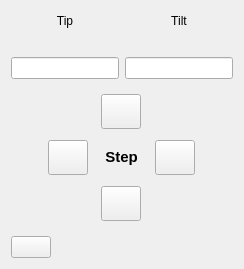
     <widget class="QWidget" name="open_loop">
      <attribute name="title">
       <string>Open-loop</string>
      </attribute>
      <layout class="QVBoxLayout" name="verticalLayout_2">
       <item>
        <layout class="QGridLayout" name="open_loop_grid_layout">
         <item row="0" column="0">
          <widget class="QLabel" name="tip_open_loop_label">
           <property name="sizePolicy">
            <sizepolicy hsizetype="Minimum" vsizetype="Preferred">
             <horstretch>0</horstretch>
             <verstretch>0</verstretch>
            </sizepolicy>
           </property>
           <property name="minimumSize">
            <size>
             <width>0</width>
             <height>20</height>
            </size>
           </property>
           <property name="text">
            <string>Tip</string>
           </property>
           <property name="alignment">
            <set>Qt::AlignCenter</set>
           </property>
          </widget>
         </item>
         <item row="1" column="0">
          <widget class="PyDMLabel" name="tip_step_count">
           <property name="sizePolicy">
            <sizepolicy hsizetype="MinimumExpanding" vsizetype="Fixed">
             <horstretch>0</horstretch>
             <verstretch>0</verstretch>
            </sizepolicy>
           </property>
           <property name="minimumSize">
            <size>
             <width>0</width>
             <height>0</height>
            </size>
           </property>
           <property name="toolTip">
            <string/>
           </property>
           <property name="alignment">
            <set>Qt::AlignCenter</set>
           </property>
          </widget>
         </item>
         <item row="0" column="1">
          <widget class="QLabel" name="tilt_open_loop_label">
           <property name="sizePolicy">
            <sizepolicy hsizetype="Minimum" vsizetype="Fixed">
             <horstretch>0</horstretch>
             <verstretch>0</verstretch>
            </sizepolicy>
           </property>
           <property name="minimumSize">
            <size>
             <width>0</width>
             <height>20</height>
            </size>
           </property>
           <property name="text">
            <string>Tilt</string>
           </property>
           <property name="alignment">
            <set>Qt::AlignCenter</set>
           </property>
          </widget>
         </item>
         <item row="1" column="1">
          <widget class="PyDMLabel" name="tilt_step_count">
           <property name="sizePolicy">
            <sizepolicy hsizetype="MinimumExpanding" vsizetype="Fixed">
             <horstretch>0</horstretch>
             <verstretch>0</verstretch>
            </sizepolicy>
           </property>
           <property name="minimumSize">
            <size>
             <width>0</width>
             <height>0</height>
            </size>
           </property>
           <property name="toolTip">
            <string/>
           </property>
           <property name="alignment">
            <set>Qt::AlignCenter</set>
           </property>
          </widget>
         </item>
         <item row="2" column="0">
          <widget class="PyDMLineEdit" name="tip_jog_step_size">
           <property name="toolTip">
            <string/>
           </property>
           <property name="alignment">
            <set>Qt::AlignCenter</set>
           </property>
           <property name="PyDMToolTip" stdset="0">
            <string>Tip: jog step size</string>
           </property>
          </widget>
         </item>
         <item row="2" column="1">
          <widget class="PyDMLineEdit" name="tilt_jog_step_size">
           <property name="toolTip">
            <string/>
           </property>
           <property name="alignment">
            <set>Qt::AlignCenter</set>
           </property>
           <property name="PyDMToolTip" stdset="0">
            <string>Tilt: jog step size</string>
           </property>
          </widget>
         </item>
        </layout>
       </item>
       <item alignment="Qt::AlignHCenter">
        <widget class="QWidget" name="open_loop_widget" native="true">
         <property name="sizePolicy">
          <sizepolicy hsizetype="Fixed" vsizetype="Fixed">
           <horstretch>0</horstretch>
           <verstretch>0</verstretch>
          </sizepolicy>
         </property>
         <layout class="QGridLayout" name="gridLayout">
          <item row="4" column="1">
           <layout class="QGridLayout" name="dpad_open_loop_grid">
            <item row="3" column="3">
             <spacer name="horizontalSpacer">
              <property name="orientation">
               <enum>Qt::Horizontal</enum>
              </property>
              <property name="sizeType">
               <enum>QSizePolicy::Fixed</enum>
              </property>
              <property name="sizeHint" stdset="0">
               <size>
                <width>7</width>
                <height>20</height>
               </size>
              </property>
             </spacer>
            </item>
            <item row="3" column="2">
             <widget class="QLabel" name="dpad_open_loop_label">
              <property name="sizePolicy">
               <sizepolicy hsizetype="Fixed" vsizetype="Fixed">
                <horstretch>0</horstretch>
                <verstretch>0</verstretch>
               </sizepolicy>
              </property>
              <property name="minimumSize">
               <size>
                <width>30</width>
                <height>30</height>
               </size>
              </property>
              <property name="font">
               <font>
                <pointsize>11</pointsize>
                <weight>75</weight>
                <bold>true</bold>
               </font>
              </property>
              <property name="text">
               <string> Step </string>
              </property>
              <property name="alignment">
               <set>Qt::AlignCenter</set>
              </property>
             </widget>
            </item>
            <item row="3" column="0">
             <widget class="PyDMPushButton" name="tip_jog_rev">
              <property name="sizePolicy">
               <sizepolicy hsizetype="Fixed" vsizetype="Fixed">
                <horstretch>0</horstretch>
                <verstretch>0</verstretch>
               </sizepolicy>
              </property>
              <property name="minimumSize">
               <size>
                <width>35</width>
                <height>35</height>
               </size>
              </property>
              <property name="toolTip">
               <string/>
              </property>
              <property name="iconSize">
               <size>
                <width>30</width>
                <height>30</height>
               </size>
              </property>
              <property name="alarmSensitiveContent" stdset="0">
               <bool>false</bool>
              </property>
              <property name="alarmSensitiveBorder" stdset="0">
               <bool>false</bool>
              </property>
              <property name="PyDMToolTip" stdset="0">
               <string/>
              </property>
              <property name="monitorDisp" stdset="0">
               <bool>false</bool>
              </property>
              <property name="channel" stdset="0">
               <string/>
              </property>
              <property name="PyDMIcon" stdset="0">
               <string>caret-left</string>
              </property>
              <property name="PyDMIconColor" stdset="0">
               <color>
                <red>0</red>
                <green>0</green>
                <blue>0</blue>
               </color>
              </property>
              <property name="passwordProtected" stdset="0">
               <bool>false</bool>
              </property>
              <property name="password" stdset="0">
               <string/>
              </property>
              <property name="protectedPassword" stdset="0">
               <string/>
              </property>
              <property name="showConfirmDialog" stdset="0">
               <bool>false</bool>
              </property>
              <property name="confirmMessage" stdset="0">
               <string>Are you sure you want to proceed?</string>
              </property>
              <property name="pressValue" stdset="0">
               <string>1</string>
              </property>
              <property name="releaseValue" stdset="0">
               <string>None</string>
              </property>
              <property name="relativeChange" stdset="0">
               <bool>false</bool>
              </property>
              <property name="writeWhenRelease" stdset="0">
               <bool>false</bool>
              </property>
             </widget>
            </item>
            <item row="3" column="1">
             <spacer name="horizontalSpacer_2">
              <property name="orientation">
               <enum>Qt::Horizontal</enum>
              </property>
              <property name="sizeType">
               <enum>QSizePolicy::Fixed</enum>
              </property>
              <property name="sizeHint" stdset="0">
               <size>
                <width>7</width>
                <height>20</height>
               </size>
              </property>
             </spacer>
            </item>
            <item row="5" column="2" alignment="Qt::AlignHCenter">
             <widget class="PyDMPushButton" name="tilt_jog_rev">
              <property name="sizePolicy">
               <sizepolicy hsizetype="Fixed" vsizetype="Fixed">
                <horstretch>0</horstretch>
                <verstretch>0</verstretch>
               </sizepolicy>
              </property>
              <property name="minimumSize">
               <size>
                <width>35</width>
                <height>35</height>
               </size>
              </property>
              <property name="toolTip">
               <string/>
              </property>
              <property name="iconSize">
               <size>
                <width>30</width>
                <height>30</height>
               </size>
              </property>
              <property name="alarmSensitiveContent" stdset="0">
               <bool>false</bool>
              </property>
              <property name="alarmSensitiveBorder" stdset="0">
               <bool>false</bool>
              </property>
              <property name="PyDMToolTip" stdset="0">
               <string/>
              </property>
              <property name="monitorDisp" stdset="0">
               <bool>false</bool>
              </property>
              <property name="channel" stdset="0">
               <string/>
              </property>
              <property name="PyDMIcon" stdset="0">
               <string>caret-down</string>
              </property>
              <property name="PyDMIconColor" stdset="0">
               <color>
                <red>0</red>
                <green>0</green>
                <blue>0</blue>
               </color>
              </property>
              <property name="passwordProtected" stdset="0">
               <bool>false</bool>
              </property>
              <property name="password" stdset="0">
               <string/>
              </property>
              <property name="protectedPassword" stdset="0">
               <string/>
              </property>
              <property name="showConfirmDialog" stdset="0">
               <bool>false</bool>
              </property>
              <property name="confirmMessage" stdset="0">
               <string>Are you sure you want to proceed?</string>
              </property>
              <property name="pressValue" stdset="0">
               <string>1</string>
              </property>
              <property name="releaseValue" stdset="0">
               <string>None</string>
              </property>
              <property name="relativeChange" stdset="0">
               <bool>false</bool>
              </property>
              <property name="writeWhenRelease" stdset="0">
               <bool>false</bool>
              </property>
             </widget>
            </item>
            <item row="3" column="4">
             <widget class="PyDMPushButton" name="tip_jog_fwd">
              <property name="sizePolicy">
               <sizepolicy hsizetype="Fixed" vsizetype="Fixed">
                <horstretch>0</horstretch>
                <verstretch>0</verstretch>
               </sizepolicy>
              </property>
              <property name="minimumSize">
               <size>
                <width>35</width>
                <height>35</height>
               </size>
              </property>
              <property name="toolTip">
               <string/>
              </property>
              <property name="iconSize">
               <size>
                <width>30</width>
                <height>30</height>
               </size>
              </property>
              <property name="alarmSensitiveContent" stdset="0">
               <bool>false</bool>
              </property>
              <property name="alarmSensitiveBorder" stdset="0">
               <bool>false</bool>
              </property>
              <property name="PyDMToolTip" stdset="0">
               <string/>
              </property>
              <property name="monitorDisp" stdset="0">
               <bool>false</bool>
              </property>
              <property name="channel" stdset="0">
               <string/>
              </property>
              <property name="PyDMIcon" stdset="0">
               <string>caret-right</string>
              </property>
              <property name="PyDMIconColor" stdset="0">
               <color>
                <red>0</red>
                <green>0</green>
                <blue>0</blue>
               </color>
              </property>
              <property name="passwordProtected" stdset="0">
               <bool>false</bool>
              </property>
              <property name="password" stdset="0">
               <string/>
              </property>
              <property name="protectedPassword" stdset="0">
               <string/>
              </property>
              <property name="showConfirmDialog" stdset="0">
               <bool>false</bool>
              </property>
              <property name="confirmMessage" stdset="0">
               <string>Are you sure you want to proceed?</string>
              </property>
              <property name="pressValue" stdset="0">
               <string>1</string>
              </property>
              <property name="releaseValue" stdset="0">
               <string>None</string>
              </property>
              <property name="relativeChange" stdset="0">
               <bool>false</bool>
              </property>
              <property name="writeWhenRelease" stdset="0">
               <bool>false</bool>
              </property>
             </widget>
            </item>
            <item row="2" column="2">
             <spacer name="verticalSpacer">
              <property name="orientation">
               <enum>Qt::Vertical</enum>
              </property>
              <property name="sizeType">
               <enum>QSizePolicy::Fixed</enum>
              </property>
              <property name="sizeHint" stdset="0">
               <size>
                <width>20</width>
                <height>5</height>
               </size>
              </property>
             </spacer>
            </item>
            <item row="1" column="2" alignment="Qt::AlignHCenter">
             <widget class="PyDMPushButton" name="tilt_jog_fwd">
              <property name="sizePolicy">
               <sizepolicy hsizetype="Fixed" vsizetype="Fixed">
                <horstretch>0</horstretch>
                <verstretch>0</verstretch>
               </sizepolicy>
              </property>
              <property name="minimumSize">
               <size>
                <width>35</width>
                <height>35</height>
               </size>
              </property>
              <property name="toolTip">
               <string/>
              </property>
              <property name="iconSize">
               <size>
                <width>30</width>
                <height>30</height>
               </size>
              </property>
              <property name="alarmSensitiveContent" stdset="0">
               <bool>false</bool>
              </property>
              <property name="alarmSensitiveBorder" stdset="0">
               <bool>false</bool>
              </property>
              <property name="PyDMToolTip" stdset="0">
               <string/>
              </property>
              <property name="monitorDisp" stdset="0">
               <bool>false</bool>
              </property>
              <property name="channel" stdset="0">
               <string/>
              </property>
              <property name="PyDMIcon" stdset="0">
               <string>caret-up</string>
              </property>
              <property name="PyDMIconColor" stdset="0">
               <color>
                <red>0</red>
                <green>0</green>
                <blue>0</blue>
               </color>
              </property>
              <property name="passwordProtected" stdset="0">
               <bool>false</bool>
              </property>
              <property name="password" stdset="0">
               <string/>
              </property>
              <property name="protectedPassword" stdset="0">
               <string/>
              </property>
              <property name="showConfirmDialog" stdset="0">
               <bool>false</bool>
              </property>
              <property name="confirmMessage" stdset="0">
               <string>Are you sure you want to proceed?</string>
              </property>
              <property name="pressValue" stdset="0">
               <string>1</string>
              </property>
              <property name="releaseValue" stdset="0">
               <string>None</string>
              </property>
              <property name="relativeChange" stdset="0">
               <bool>false</bool>
              </property>
              <property name="writeWhenRelease" stdset="0">
               <bool>false</bool>
              </property>
             </widget>
            </item>
            <item row="4" column="2">
             <spacer name="verticalSpacer_2">
              <property name="orientation">
               <enum>Qt::Vertical</enum>
              </property>
              <property name="sizeType">
               <enum>QSizePolicy::Fixed</enum>
              </property>
              <property name="sizeHint" stdset="0">
               <size>
                <width>20</width>
                <height>5</height>
               </size>
              </property>
             </spacer>
            </item>
           </layout>
          </item>
         </layout>
        </widget>
       </item>
       <item>
        <layout class="QGridLayout" name="settings_button_grid">
         <item row="0" column="1">
          <spacer name="settings_button_h_spacer">
           <property name="orientation">
            <enum>Qt::Horizontal</enum>
           </property>
           <property name="sizeHint" stdset="0">
            <size>
             <width>40</width>
             <height>20</height>
            </size>
           </property>
          </spacer>
         </item>
         <item row="0" column="0">
          <widget class="PyDMPushButton" name="settings_button">
           <property name="sizePolicy">
            <sizepolicy hsizetype="Fixed" vsizetype="Fixed">
             <horstretch>0</horstretch>
             <verstretch>0</verstretch>
            </sizepolicy>
           </property>
           <property name="minimumSize">
            <size>
             <width>20</width>
             <height>20</height>
            </size>
           </property>
           <property name="toolTip">
            <string/>
           </property>
           <property name="PyDMIcon" stdset="0">
            <string>SP_ToolBarHorizontalExtensionButton</string>
           </property>
          </widget>
         </item>
        </layout>
       </item>
      </layout>
     </widget>
